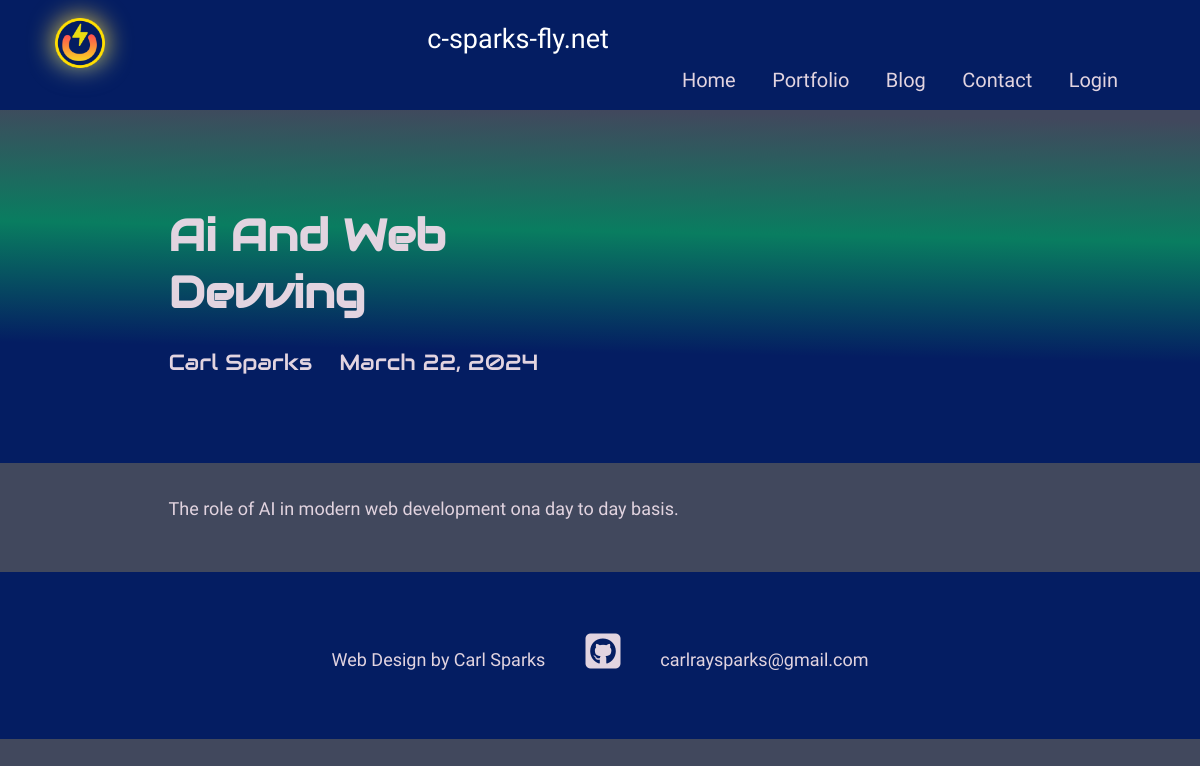
The page /blog/ai-and-web-development on the database its author committed.
### main/models.py (models this page shows, shortened)
class Blog(models.Model):
    class Meta:
        ordering = ["-timestamp"]
    timestamp = models.DateTimeField(default=timezone.now)
    author = models.CharField(max_length=200, blank=True, null=True)
    name = models.CharField(max_length=200, blank=True, null=True)
    description = models.CharField(max_length=500, blank=True, null=True)
    body = SummernoteTextField(blank=True, null=True)
    slug = models.SlugField(null=True, blank=True)
    image = models.ImageField(upload_to='dir_on_cloudinary', blank=True)
    is_active = models.BooleanField(default=True)

### main/views.py (the view)
# urls.py: path('blog/<slug:slug>', views.BlogDetailView.as_view(), name="blog"),
class BlogDetailView(DetailView):
    model = Blog
    template_name = "main/blog-detail.html"
    def get_queryset(self):
        return Blog.objects.filter(slug=self.kwargs['slug'], is_active=True)
    def get_object(self):
        queryset = self.get_queryset()
        obj = get_object_or_404(queryset)
        return obj

### portfolio/context_processors.py (called while the page is built)
def project_context(request):
    context = {
        'me': User.objects.first(),
    }
    return context

### main/templates/main/blog-detail.html (shortened to what this page needs)
{% extends 'main/base.html' %}
{% load static %}
{% block content %}
<section>
  <div class="innerPageBannerCol weather-card">
    <div class="container mt-4">
      <div class="row g-4 g-md-3  align-items-center">
        <div class="col-md-6">
          <div class="bannerContent">
            <h1 class="xlTitle pb-md-3">{{object.name|title}}</h1>
          </div>
        </div>
      </div>
      <div class="row">
        <div class="col-md-auto">
          <div class="authorCol">
            <h4 class="smTitle pb-3">{{object.author|title}}</h4>
          </div>
        </div>
        <div class="col-md">
          <h4 class="smTitle pb-3">{{object.timestamp.date}}</h4>
        </div>
      </div>
    </div>
  </div>
</section>
<section>
  <div class="sectionSpaceSm">
    <div class="container">
      {{object.body|safe}}
    </div>
  </div>
</section>
{% endblock %}

### static/css/style.css (style rules this page uses)
:root { --primaryColor: #9C07B6; --primaryDarkColor: #3D0048; --primaryHoverColor: #900AA8; --secondaryColor: #097d60; --baseColor: #041d62; --contentColor: #e3f4f5; --terminalColor: #41485d ; --baseFont: "MuseoModerno", sans-serif; --titleFont: "Audiowide", sans-serif; --contentFont: "Electrolize", sans-serif; --regular: 400; --medium: 500; --bold: 700; --black: 900; --lightBg: #e2d4e0; --lighterBg: #6d7273; --weather-1: #094b44; --weather-2: #134a43; --weather-3: #103d51; --weather-4: #2e3a51; --weather-5: #41485d ; --solar-1: #f1f69a; --solar-2: #f8e624; --solar-3: #fac85c; font-size:18px; }
html { scroll-behavior: smooth; }
body { font-family: var(--contentFont); color: var(--lightBg); line-height: normal; background-color: var(--terminalColor); }
.weather-card { width: 100vw; background-color: var(--secondaryColor); inset: 0; background: linear-gradient( var(--gradient-angle), var(--baseColor), var(--baseColor), var(--secondaryColor), var(--weather-5), var(--weather-5)); animation: rotation 20s linear infinite; }
.weather-card::after { filter: blur(2.5rem); }
.xlTitle { font-size: 44px; line-height: 1.3; font-weight: var(--bold); font-family: var(--titleFont) }
.smTitle { font-size: 22px; line-height: normal; font-weight: var(--regular); font-family: var(--titleFont) }
.sectionSpaceSm { padding: 35px 0; }
.innerPageBannerCol { padding: 180px 0 60px; }
@media (min-width:992px) { .container, .container-lg, .container-md, .container-sm, .container-xl, .container-xxl { max-width: 890px; } }

### rows shown on the page
Blog: name "Ai And Web Devving", author "Carl Sparks", timestamp "March 22, 2024", body "The role of AI in modern web development ona day to day basis."
